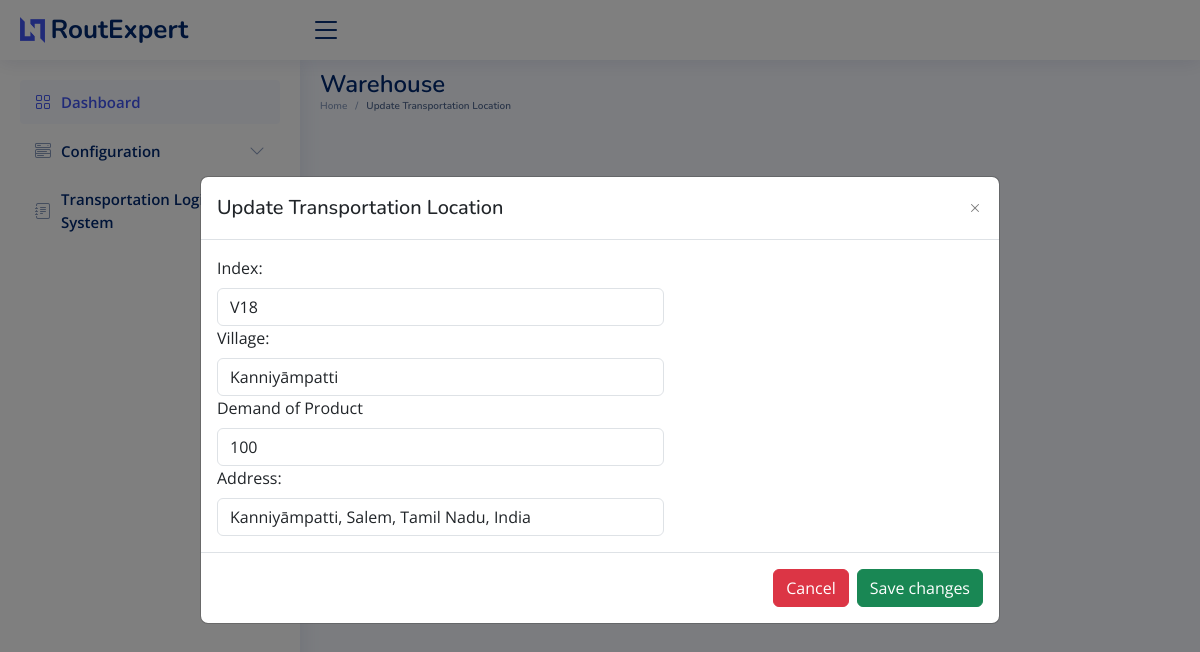
/update_location/1, run on an earlier commit of the app's database.
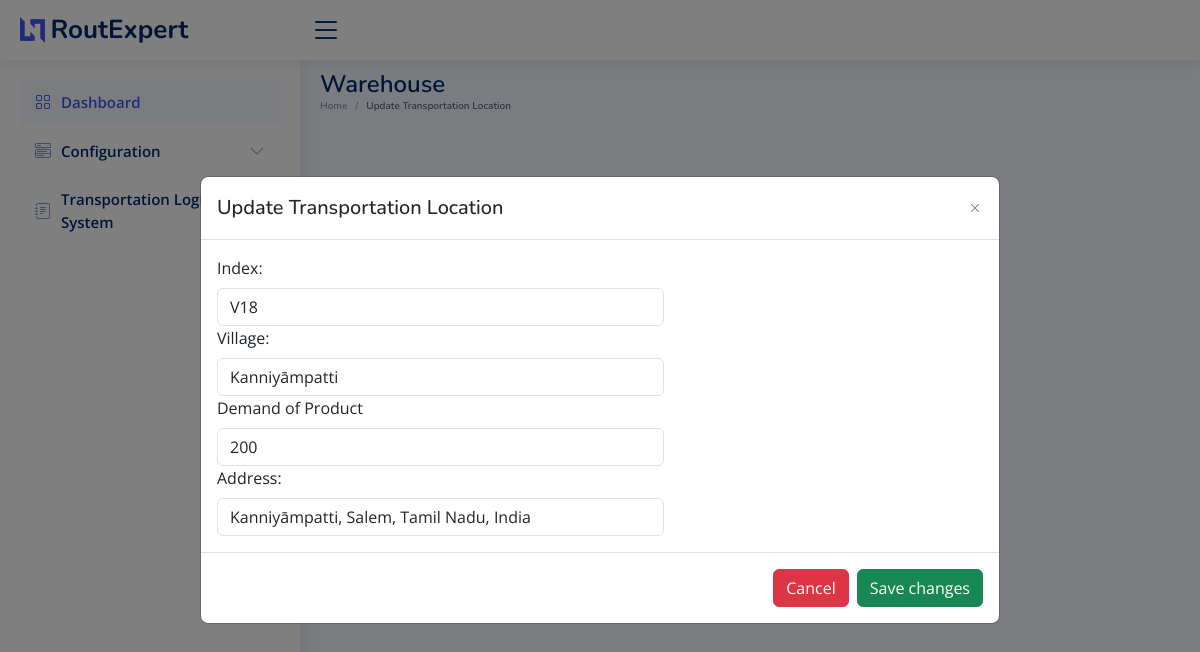
And on a later commit of the database.
### sql_app/model.py (models this page shows)
class TransportationLocation(Base):
    __tablename__ = "TransportationLocation"
    id = Column(Integer, primary_key=True, index=True)
    index = Column(String)
    villages = Column(String)
    location_demand = Column(String)
    address = Column(String)

### main.py (the view)
@app.get("/update_equipment/{id}", response_class=HTMLResponse)
async def update_transport_equipment(request: Request, id: str):
    global id_global
    id_global = id
    equipment_list = []
    equipment = db.query(TransportationEquipment).filter(TransportationEquipment.id == id_global).first()
    equipment_data = {
        "id": equipment.id,
        "equipment_number": equipment.equipment_number,
        "equipment_type": equipment.equipment_type,
        "equipment_license_number": equipment.equipment_license_number,
        "driver_name": equipment.driver_name,
        "driver_license_number": equipment.driver_license_number,
        "equipment_description": equipment.equipment_description,
    }
    equipment_list.append(equipment_data)
    return templates.TemplateResponse("update_transport.html", {"request": request, "equipment": equipment_list})

### templates/update_location.html (shortened to what the changed rows need)
<!DOCTYPE html>
<html lang="en">
  <head>
    <link
      href="../static/assets/vendor/bootstrap/css/bootstrap.min.css"
      rel="stylesheet"
    />
    <link
      href="../static/assets/vendor/bootstrap-icons/bootstrap-icons.css"
      rel="stylesheet"
    />
    <link
      href="../static/assets/vendor/boxicons/css/boxicons.min.css"
      rel="stylesheet"
    />
    <link
      href="../static/assets/vendor/quill/quill.snow.css"
      rel="stylesheet"
    />
    <link
      href="../static/assets/vendor/quill/quill.bubble.css"
      rel="stylesheet"
    />
    <link
      href="../static/assets/vendor/remixicon/remixicon.css"
      rel="stylesheet"
    />
    <link
      href="../static/assets/vendor/simple-datatables/style.css"
      rel="stylesheet"
    />
    <link href="../static/assets/css/style.css" rel="stylesheet" />
  </head>
  <body>
    <main id="main" class="main">
      <div class="pagetitle">
        <h1>Warehouse</h1>
      </div>
      <section class="section dashboard">
        <div class="row">
          <div class="col-lg-12">
            <div class="card">
              <div class="modal" id="verticalycentered" tabindex="-1">
                <div class="modal-dialog modal-dialog-centered modal-lg">
                  <div class="modal-content">
                    <div class="modal-body">
                      <form id="updateTransportForm">
                        {% for l in location %}
                        <div class="col-md-7">
                            <label for="index" class="form-label">Index:</label>
                            <input type="text" class="form-control" id="index" name="index" value="{{ l.index }}" required />
                            <label for="villages" class="form-label">Village:</label>
                            <input type="text" class="form-control" id="villages" name="villages" value="{{ l.villages }}" required />
                            <label for="location_demand" class="form-label">Demand of Product</label>
                            <input type="text" class="form-control" id="location_demand" name="location_demand" value="{{ l.location_demand }}" required />
                            <label for="address" class="form-label">Address:</label>
                            <input type="text" class="form-control" id="address" name="address" value="{{ l.address }}" required />
                        </div>
                        {% endfor %}
                    </form>
                    </div>
                  </div>
                </div>
              </div>
            </div>
          </div>
        </div>
      </section>
    </main>
  </body>
</html>

What changed in the data, as far as the page shows it:
changed TransportationLocation "Kanniyāmpatti": location_demand "100" → "200"
